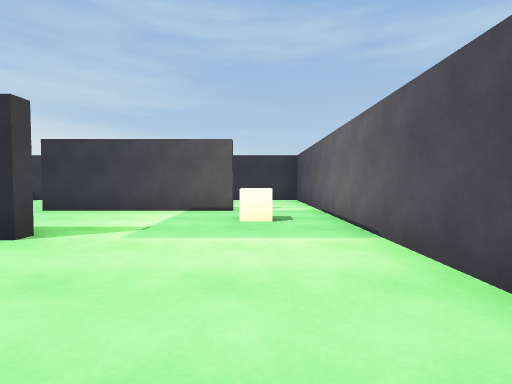
View 1 (above)

12 first-person views from a walk through a 3-D level made in the Unity game engine. The camera is 1.2 m above the floor, tilts 2° down and sees 85° across. The floor is counted in squares, 2 m on a side. Each view is taken from the middle of a square. On the plan, view 1 faces up. The plan holds only what a view shows up to about 9 squares ahead; the rest is blank. The place goes on beyond the plan. The player character is not drawn.

View 2
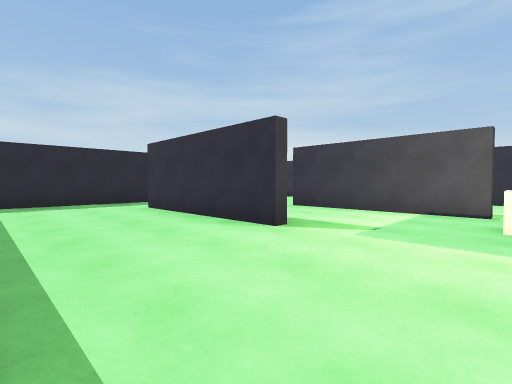

View 3
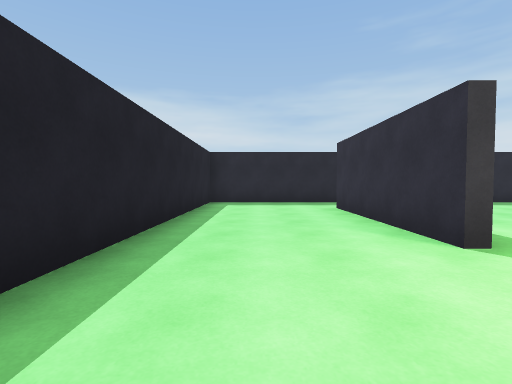

View 4
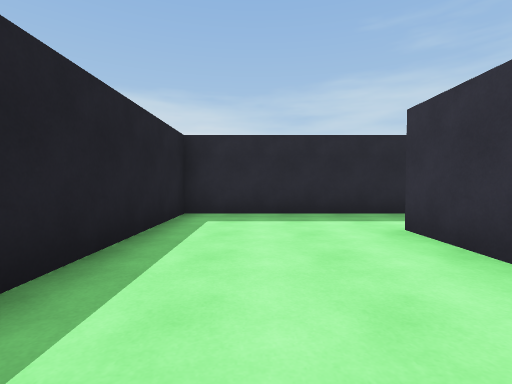

View 5
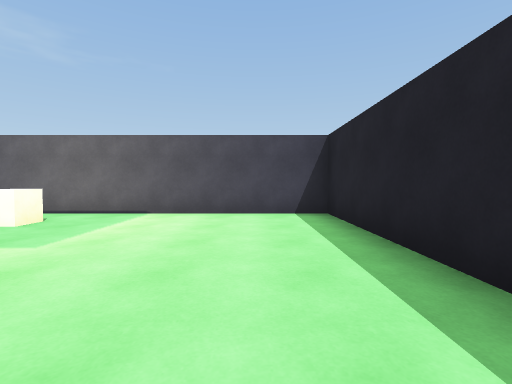

View 6
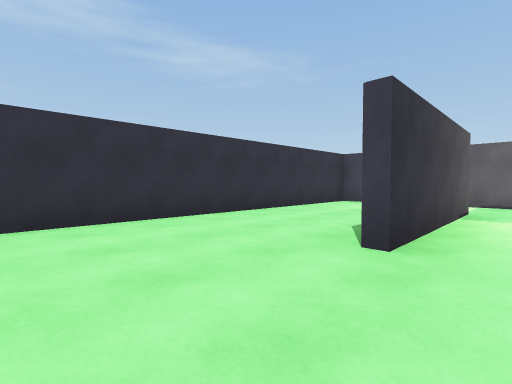

View 7
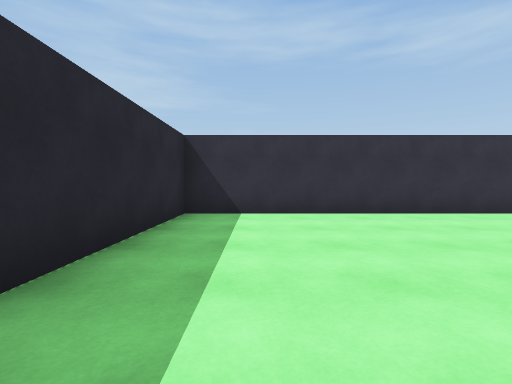

View 8
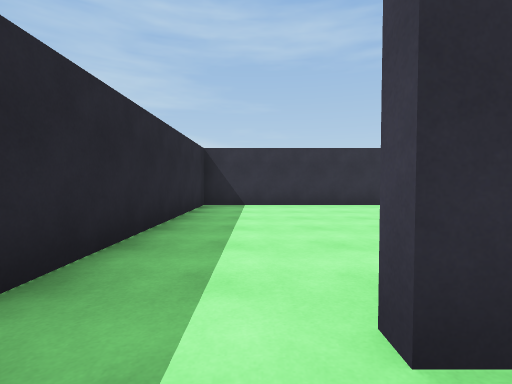

View 9
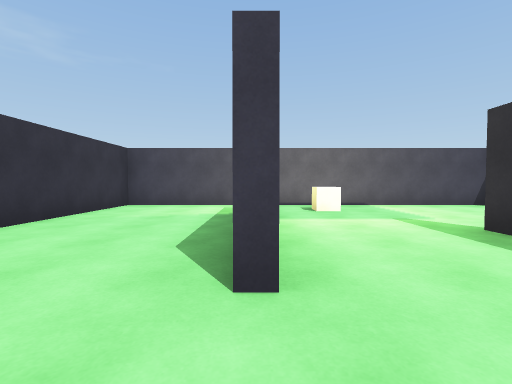

View 10
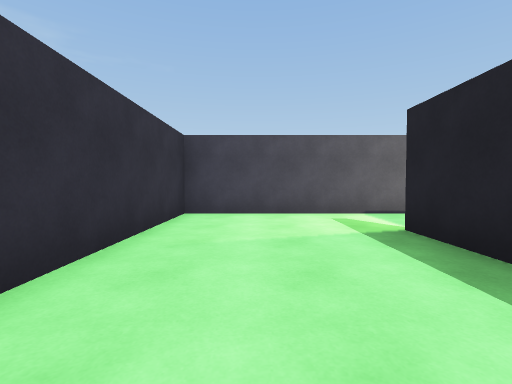

View 11
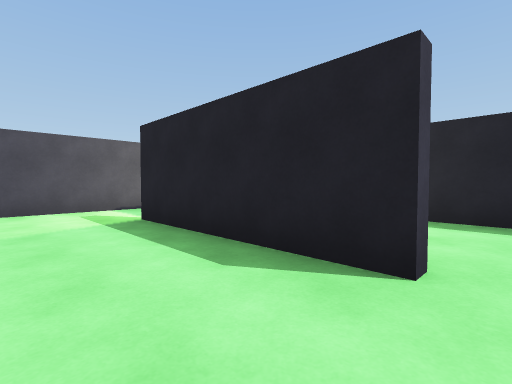

View 12
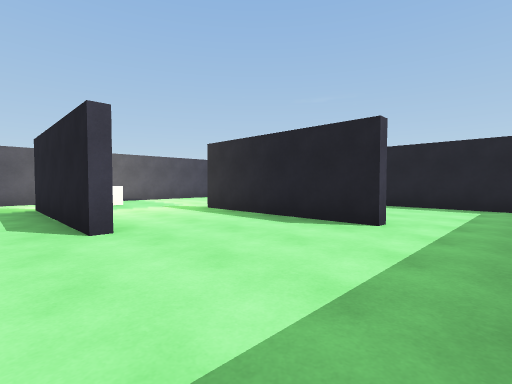

### Floor plan
Ten units are one square. View 1 is at (0, 0); x grows to the right and y downward. Boxes are objects, and circles mark ways between rooms. Rooms are numbered by the first view taken in them; rooms with no view inside come last. Other rooms are left out.
<svg viewBox="-89 -99 108 108">
<path fill="none" stroke="#000" d="M-24 -29 -65 -29M-44 -31 -25 -31M-4 -59 -45 -59M-84 -35 -84 4 14 4 14 -65M-46 -61 -5 -61M-66 -31 -44 -31M14 -65 14 -94 -84 -94 -84 -35"/>
<rect x="-5" y="-55" width="10" height="10" fill="#bbb"><title>other object</title></rect>
<circle cx="-35" cy="-45" r="3" fill="#2a7"/>
<circle cx="-75" cy="-30" r="3" fill="#2a7"/>
<circle cx="5" cy="-60" r="3" fill="#2a7"/>
<text x="-30" y="-20">1</text>
<text x="-40" y="-70">2</text>
</svg>
Room 1 opens to room 2.

Where each view was taken, in squares from view 1:
view 1: 0 up, 0 right, facing up
view 2: 0 up, 0 right, facing up-left
view 3: 1 up, 0 right, facing left
view 4: 1 up, 3 left, facing left
view 5: 1 up, 4 left, facing right
view 6: 5 up, 7 left, facing up-right
view 7: 4 up, 7 left, facing up
view 8: 2 up, 7 left, facing up
view 9: 6 up, 6 left, facing right
view 10: 8 up, 4 left, facing right
view 11: 8 up, 5 left, facing down-right
view 12: 7 up, 8 left, facing down-right
